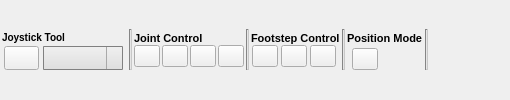
    <widget class="QWidget" name="Toolbar" native="true">
     <layout class="QHBoxLayout" name="horizontalLayout_16">
      <property name="spacing">
       <number>0</number>
      </property>
      <property name="margin">
       <number>0</number>
      </property>
      <item>
       <widget class="QWidget" name="widget_9" native="true">
        <property name="sizePolicy">
         <sizepolicy hsizetype="Expanding" vsizetype="Fixed">
          <horstretch>0</horstretch>
          <verstretch>0</verstretch>
         </sizepolicy>
        </property>
        <property name="maximumSize">
         <size>
          <width>16777215</width>
          <height>45</height>
         </size>
        </property>
        <layout class="QHBoxLayout" name="horizontalLayout_12">
         <property name="spacing">
          <number>2</number>
         </property>
         <property name="margin">
          <number>2</number>
         </property>
         <item>
          <widget class="QWidget" name="widget_10" native="true">
           <property name="sizePolicy">
            <sizepolicy hsizetype="Expanding" vsizetype="Expanding">
             <horstretch>0</horstretch>
             <verstretch>0</verstretch>
            </sizepolicy>
           </property>
           <property name="minimumSize">
            <size>
             <width>120</width>
             <height>0</height>
            </size>
           </property>
           <property name="maximumSize">
            <size>
             <width>125</width>
             <height>16777215</height>
            </size>
           </property>
           <layout class="QVBoxLayout" name="verticalLayout_9">
            <property name="spacing">
             <number>0</number>
            </property>
            <property name="leftMargin">
             <number>0</number>
            </property>
            <property name="topMargin">
             <number>0</number>
            </property>
            <property name="rightMargin">
             <number>2</number>
            </property>
            <property name="bottomMargin">
             <number>0</number>
            </property>
            <item>
             <widget class="QLabel" name="label">
              <property name="font">
               <font>
                <pointsize>-1</pointsize>
                <weight>75</weight>
                <italic>false</italic>
                <bold>true</bold>
               </font>
              </property>
              <property name="styleSheet">
               <string notr="true">
     font: bold &quot;Ubuntu&quot;;
     font-size: 10px;</string>
              </property>
              <property name="text">
               <string>Joystick Tool</string>
              </property>
             </widget>
            </item>
            <item>
             <widget class="QWidget" name="widget_11" native="true">
              <property name="minimumSize">
               <size>
                <width>125</width>
                <height>0</height>
               </size>
              </property>
              <property name="maximumSize">
               <size>
                <width>155</width>
                <height>16777215</height>
               </size>
              </property>
              <layout class="QHBoxLayout" name="horizontalLayout_13">
               <property name="spacing">
                <number>2</number>
               </property>
               <property name="margin">
                <number>0</number>
               </property>
               <item>
                <widget class="QPushButton" name="joystickBtn">
                 <property name="sizePolicy">
                  <sizepolicy hsizetype="Maximum" vsizetype="Maximum">
                   <horstretch>0</horstretch>
                   <verstretch>0</verstretch>
                  </sizepolicy>
                 </property>
                 <property name="minimumSize">
                  <size>
                   <width>0</width>
                   <height>0</height>
                  </size>
                 </property>
                 <property name="maximumSize">
                  <size>
                   <width>35</width>
                   <height>26</height>
                  </size>
                 </property>
                 <property name="toolTip">
                  <string>Manipulation Tool</string>
                 </property>
                 <property name="text">
                  <string/>
                 </property>
                 <property name="iconSize">
                  <size>
                   <width>16</width>
                   <height>16</height>
                  </size>
                 </property>
                 <property name="checkable">
                  <bool>true</bool>
                 </property>
                 <property name="checked">
                  <bool>false</bool>
                 </property>
                </widget>
               </item>
               <item>
                <widget class="QComboBox" name="modeBox">
                 <property name="maximumSize">
                  <size>
                   <width>80</width>
                   <height>16777215</height>
                  </size>
                 </property>
                 <property name="toolTip">
                  <string>Manipulation mode</string>
                 </property>
                 <property name="styleSheet">
                  <string notr="true"> QComboBox {
     border: 1px solid gray;
     border-radius: 1px;
     padding: 3px 18px 3px 0px;
     font: &quot;Ubuntu&quot;;
     font-size: 12px;
 }

 QComboBox:editable {
     background: white;
 }

 QComboBox:!editable, QComboBox::drop-down:editable {
      background: qlineargradient(spread:pad, x1:0, y1:0, x2:0, y2:1, stop:0 rgba(240, 240, 240, 255), stop:1 rgba(222, 222, 222, 255));
 }

 /* QComboBox gets the &quot;on&quot; state when the popup is open */
 QComboBox:!editable:on, QComboBox::drop-down:editable:on {
     background: qlineargradient(x1: 0, y1: 0, x2: 0, y2: 1,
                                 stop: 0 #D3D3D3, stop: 0.4 #D8D8D8,
                                 stop: 0.5 #DDDDDD, stop: 1.0 #E1E1E1);
 }

 QComboBox:on { /* shift the text when the popup opens */
     padding-top: 3px;
     padding-left: 4px;
 }

 QComboBox::drop-down {
     subcontrol-origin: padding;
     subcontrol-position: top right;
     width: 15px;

     border-left-width: 1px;
     border-left-color: darkgray;
     border-left-style: solid; /* just a single line */
     border-top-right-radius: 3px; /* same radius as the QComboBox */
     border-bottom-right-radius: 3px;
     background: qlineargradient(x1: 0, y1: 0, x2: 0, y2: 1,
                                  stop: 0 #E1E1E1, stop: 0.4 #DDDDDD,
                                  stop: 0.5 #D8D8D8, stop: 1.0 #D3D3D3);
 }

 QComboBox::down-arrow:on { /* shift the arrow when popup is open */
     top: 1px;
     left: 1px;
 }

 QComboBox QAbstractItemView {
     border: 2px solid darkgray;
     selection-background-color: lightgray;
 }</string>
                 </property>
                 <property name="maxVisibleItems">
                  <number>3</number>
                 </property>
                 <property name="maxCount">
                  <number>3</number>
                 </property>
                </widget>
               </item>
              </layout>
             </widget>
            </item>
           </layout>
          </widget>
         </item>
         <item>
          <widget class="Line" name="line">
           <property name="styleSheet">
            <string notr="true">background-color: rgb(200, 200, 200);</string>
           </property>
           <property name="orientation">
            <enum>Qt::Vertical</enum>
           </property>
          </widget>
         </item>
         <item>
          <widget class="QWidget" name="widget_12" native="true">
           <property name="sizePolicy">
            <sizepolicy hsizetype="Minimum" vsizetype="Maximum">
             <horstretch>0</horstretch>
             <verstretch>0</verstretch>
            </sizepolicy>
           </property>
           <property name="maximumSize">
            <size>
             <width>400</width>
             <height>16777215</height>
            </size>
           </property>
           <layout class="QVBoxLayout" name="verticalLayout_10">
            <property name="spacing">
             <number>0</number>
            </property>
            <property name="margin">
             <number>0</number>
            </property>
            <item>
             <widget class="QLabel" name="label_2">
              <property name="font">
               <font>
                <pointsize>8</pointsize>
                <weight>75</weight>
                <italic>false</italic>
                <bold>true</bold>
               </font>
              </property>
              <property name="lineWidth">
               <number>1</number>
              </property>
              <property name="text">
               <string>Joint Control</string>
              </property>
             </widget>
            </item>
            <item>
             <widget class="QWidget" name="widget_13" native="true">
              <property name="sizePolicy">
               <sizepolicy hsizetype="Maximum" vsizetype="Maximum">
                <horstretch>0</horstretch>
                <verstretch>0</verstretch>
               </sizepolicy>
              </property>
              <property name="maximumSize">
               <size>
                <width>350</width>
                <height>75</height>
               </size>
              </property>
              <layout class="QHBoxLayout" name="horizontalLayout_2">
               <property name="spacing">
                <number>2</number>
               </property>
               <property name="margin">
                <number>0</number>
               </property>
               <item>
                <widget class="QPushButton" name="jointControlBtn">
                 <property name="sizePolicy">
                  <sizepolicy hsizetype="Maximum" vsizetype="Maximum">
                   <horstretch>0</horstretch>
                   <verstretch>0</verstretch>
                  </sizepolicy>
                 </property>
                 <property name="maximumSize">
                  <size>
                   <width>26</width>
                   <height>26</height>
                  </size>
                 </property>
                 <property name="toolTip">
                  <string>Joint Control</string>
                 </property>
                 <property name="text">
                  <string/>
                 </property>
                 <property name="checkable">
                  <bool>true</bool>
                 </property>
                 <property name="autoDefault">
                  <bool>false</bool>
                 </property>
                 <property name="default">
                  <bool>false</bool>
                 </property>
                 <property name="flat">
                  <bool>false</bool>
                 </property>
                </widget>
               </item>
               <item>
                <widget class="QPushButton" name="pelvisControlBtn">
                 <property name="sizePolicy">
                  <sizepolicy hsizetype="Maximum" vsizetype="Maximum">
                   <horstretch>0</horstretch>
                   <verstretch>0</verstretch>
                  </sizepolicy>
                 </property>
                 <property name="maximumSize">
                  <size>
                   <width>26</width>
                   <height>26</height>
                  </size>
                 </property>
                 <property name="toolTip">
                  <string>Pelvis Pose</string>
                 </property>
                 <property name="text">
                  <string/>
                 </property>
                 <property name="checkable">
                  <bool>true</bool>
                 </property>
                </widget>
               </item>
               <item>
                <widget class="QPushButton" name="ghostControlBtn">
                 <property name="sizePolicy">
                  <sizepolicy hsizetype="Maximum" vsizetype="Maximum">
                   <horstretch>0</horstretch>
                   <verstretch>0</verstretch>
                  </sizepolicy>
                 </property>
                 <property name="maximumSize">
                  <size>
                   <width>26</width>
                   <height>26</height>
                  </size>
                 </property>
                 <property name="toolTip">
                  <string>Ghost Control</string>
                 </property>
                 <property name="text">
                  <string/>
                 </property>
                 <property name="checkable">
                  <bool>true</bool>
                 </property>
                </widget>
               </item>
               <item>
                <widget class="QPushButton" name="plannerConfigBtn">
                 <property name="sizePolicy">
                  <sizepolicy hsizetype="Maximum" vsizetype="Maximum">
                   <horstretch>0</horstretch>
                   <verstretch>0</verstretch>
                  </sizepolicy>
                 </property>
                 <property name="maximumSize">
                  <size>
                   <width>26</width>
                   <height>26</height>
                  </size>
                 </property>
                 <property name="toolTip">
                  <string>Planner Configuration</string>
                 </property>
                 <property name="text">
                  <string/>
                 </property>
                 <property name="checkable">
                  <bool>true</bool>
                 </property>
                </widget>
               </item>
              </layout>
             </widget>
            </item>
           </layout>
          </widget>
         </item>
         <item>
          <widget class="Line" name="line_3">
           <property name="styleSheet">
            <string notr="true">background-color: rgb(200, 200, 200);</string>
           </property>
           <property name="orientation">
            <enum>Qt::Vertical</enum>
           </property>
          </widget>
         </item>
         <item>
          <widget class="QWidget" name="widget_16" native="true">
           <property name="sizePolicy">
            <sizepolicy hsizetype="Minimum" vsizetype="Maximum">
             <horstretch>0</horstretch>
             <verstretch>0</verstretch>
            </sizepolicy>
           </property>
           <layout class="QVBoxLayout" name="verticalLayout_12">
            <property name="spacing">
             <number>0</number>
            </property>
            <property name="margin">
             <number>0</number>
            </property>
            <item>
             <widget class="QLabel" name="label_4">
              <property name="font">
               <font>
                <pointsize>8</pointsize>
                <weight>75</weight>
                <bold>true</bold>
               </font>
              </property>
              <property name="text">
               <string>Footstep Control</string>
              </property>
             </widget>
            </item>
            <item>
             <widget class="QWidget" name="widget_17" native="true">
              <property name="sizePolicy">
               <sizepolicy hsizetype="Maximum" vsizetype="Expanding">
                <horstretch>0</horstretch>
                <verstretch>0</verstretch>
               </sizepolicy>
              </property>
              <property name="maximumSize">
               <size>
                <width>150</width>
                <height>16777215</height>
               </size>
              </property>
              <layout class="QHBoxLayout" name="horizontalLayout_15">
               <property name="spacing">
                <number>2</number>
               </property>
               <property name="margin">
                <number>0</number>
               </property>
               <item>
                <widget class="QPushButton" name="basicStepBtn">
                 <property name="sizePolicy">
                  <sizepolicy hsizetype="Maximum" vsizetype="Maximum">
                   <horstretch>0</horstretch>
                   <verstretch>0</verstretch>
                  </sizepolicy>
                 </property>
                 <property name="maximumSize">
                  <size>
                   <width>26</width>
                   <height>26</height>
                  </size>
                 </property>
                 <property name="toolTip">
                  <string>Basis Step Interface</string>
                 </property>
                 <property name="text">
                  <string/>
                 </property>
                 <property name="checkable">
                  <bool>true</bool>
                 </property>
                </widget>
               </item>
               <item>
                <widget class="QPushButton" name="stepBtn">
                 <property name="sizePolicy">
                  <sizepolicy hsizetype="Maximum" vsizetype="Maximum">
                   <horstretch>0</horstretch>
                   <verstretch>0</verstretch>
                  </sizepolicy>
                 </property>
                 <property name="maximumSize">
                  <size>
                   <width>26</width>
                   <height>26</height>
                  </size>
                 </property>
                 <property name="toolTip">
                  <string>Advanced Step interface</string>
                 </property>
                 <property name="text">
                  <string/>
                 </property>
                 <property name="checkable">
                  <bool>true</bool>
                 </property>
                </widget>
               </item>
               <item>
                <widget class="QPushButton" name="footstepParamBtn">
                 <property name="sizePolicy">
                  <sizepolicy hsizetype="Maximum" vsizetype="Maximum">
                   <horstretch>0</horstretch>
                   <verstretch>0</verstretch>
                  </sizepolicy>
                 </property>
                 <property name="maximumSize">
                  <size>
                   <width>26</width>
                   <height>26</height>
                  </size>
                 </property>
                 <property name="toolTip">
                  <string>Footstep Param Control</string>
                 </property>
                 <property name="text">
                  <string/>
                 </property>
                 <property name="checkable">
                  <bool>true</bool>
                 </property>
                </widget>
               </item>
              </layout>
             </widget>
            </item>
           </layout>
          </widget>
         </item>
         <item>
          <widget class="Line" name="line_6">
           <property name="styleSheet">
            <string notr="true">background-color: rgb(200, 200, 200);</string>
           </property>
           <property name="orientation">
            <enum>Qt::Vertical</enum>
           </property>
          </widget>
         </item>
         <item>
          <widget class="QWidget" name="widget_22" native="true">
           <layout class="QVBoxLayout" name="verticalLayout_15">
            <property name="spacing">
             <number>0</number>
            </property>
            <property name="margin">
             <number>0</number>
            </property>
            <item>
             <widget class="QLabel" name="label_7">
              <property name="font">
               <font>
                <pointsize>8</pointsize>
                <weight>75</weight>
                <bold>true</bold>
               </font>
              </property>
              <property name="text">
               <string>Position Mode</string>
              </property>
             </widget>
            </item>
            <item>
             <widget class="QWidget" name="widget_23" native="true">
              <layout class="QHBoxLayout" name="horizontalLayout_19">
               <property name="spacing">
                <number>0</number>
               </property>
               <property name="margin">
                <number>0</number>
               </property>
               <item>
                <widget class="QPushButton" name="positionModeBtn">
                 <property name="sizePolicy">
                  <sizepolicy hsizetype="Maximum" vsizetype="Maximum">
                   <horstretch>0</horstretch>
                   <verstretch>0</verstretch>
                  </sizepolicy>
                 </property>
                 <property name="maximumSize">
                  <size>
                   <width>26</width>
                   <height>26</height>
                  </size>
                 </property>
                 <property name="toolTip">
                  <string>Position Mode</string>
                 </property>
                 <property name="text">
                  <string/>
                 </property>
                 <property name="checkable">
                  <bool>true</bool>
                 </property>
                </widget>
               </item>
               <item>
                <spacer name="horizontalSpacer">
                 <property name="orientation">
                  <enum>Qt::Horizontal</enum>
                 </property>
                 <property name="sizeType">
                  <enum>QSizePolicy::Minimum</enum>
                 </property>
                 <property name="sizeHint" stdset="0">
                  <size>
                   <width>40</width>
                   <height>20</height>
                  </size>
                 </property>
                </spacer>
               </item>
              </layout>
             </widget>
            </item>
           </layout>
          </widget>
         </item>
         <item>
          <widget class="Line" name="line_2">
           <property name="styleSheet">
            <string notr="true">background-color: rgb(200, 200, 200);</string>
           </property>
           <property name="orientation">
            <enum>Qt::Vertical</enum>
           </property>
          </widget>
         </item>
         <item>
          <spacer name="horizontalSpacer_3">
           <property name="orientation">
            <enum>Qt::Horizontal</enum>
           </property>
           <property name="sizeHint" stdset="0">
            <size>
             <width>80</width>
             <height>20</height>
            </size>
           </property>
          </spacer>
         </item>
        </layout>
       </widget>
      </item>
     </layout>
    </widget>
